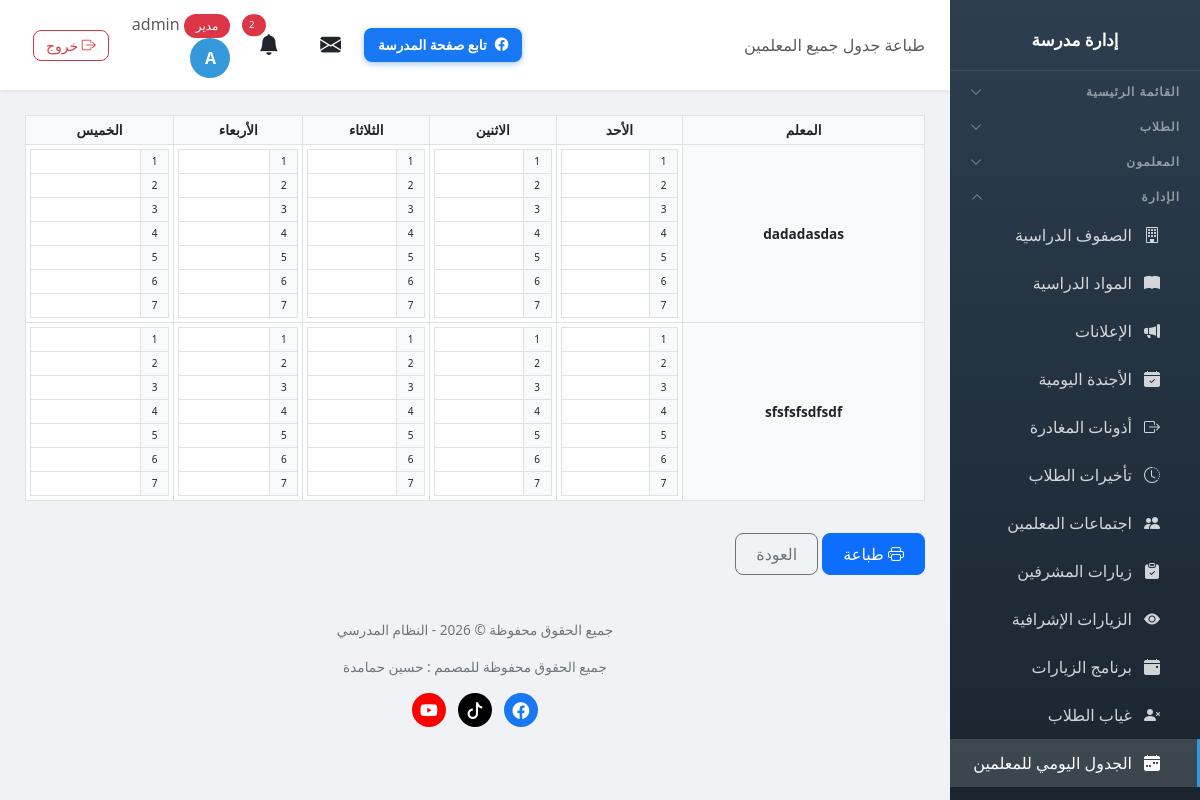
The page /schedule/print/all/ (signed in) on the database its author committed.
### school/models.py (models this page shows, shortened)
class Profile(models.Model):
    ROLE_CHOICES = [
        ('admin', 'مدير'),
        ('vice_principal', 'نائب مدير'),
        ('secretary', 'سكرتير'),
        ('teacher', 'معلم'),
        ('student', 'طالب'),
    ]
    user = models.OneToOneField(User, on_delete=models.CASCADE, related_name='profile')
    role = models.CharField('الدور', max_length=20, choices=ROLE_CHOICES, default='student')
    phone = models.CharField('رقم الهاتف', max_length=20, blank=True)

class Teacher(models.Model):
    user = models.OneToOneField(User, on_delete=models.CASCADE, related_name='teacher_profile')
    full_name = models.CharField('الاسم الكامل', max_length=200)
    email = models.EmailField('البريد الإلكتروني', blank=True)
    phone = models.CharField('رقم الهاتف', max_length=20, blank=True)
    id_number = models.CharField('رقم الهوية', max_length=50, blank=True, help_text='رقم هوية المعلم الوطني')
    hire_date = models.DateField('تاريخ التعيين', null=True, blank=True)
    birth_date = models.DateField('تاريخ الميلاد', null=True, blank=True)
    qualification = models.CharField('المؤهل العلمي', max_length=200, blank=True, help_text='مثال: بكالوريوس، ماجستير، دكتوراه')
    specialization = models.CharField('التخصص', max_length=200, blank=True, help_text='مثال: رياضيات، فيزياء، لغة عربية')
    classes = models.ManyToManyField(Class, verbose_name='الصفوف', blank=True, related_name='teachers')
    subjects = models.ManyToManyField(Subject, verbose_name='المواد', blank=True, related_name='teachers')
    plain_password = models.CharField('كلمة المرور', max_length=100, blank=True, help_text='تظهر لمدير المدرسة فقط')
    created_at = models.DateTimeField('تاريخ الإضافة', auto_now_add=True)
    class Meta:
        verbose_name = 'معلم'
        verbose_name_plural = 'المعلمون'

### school/views.py (the view)
# urls.py: path('schedule/print/all/', views.schedule_print_all, name='schedule_print_all'),
@login_required
def schedule_print_all(request):
    if not has_perm(request.user, 'schedule', 'view'):
        messages.error(request, 'ليس لديك صلاحية')
        return redirect('dashboard')
    teachers = Teacher.objects.all().order_by('full_name')
    entries = list(TeacherScheduleEntry.objects.all().select_related('teacher', 'subject', 'student_class'))
    return render(request, 'school/schedule_print_all.html', {
        'teachers': teachers,
        'entries': entries,
        'days': SCHEDULE_DAYS,
        'period_range': range(1, SCHEDULE_PERIODS + 1),
        'info': _schedule_info(),
        'today': date.today(),
    })

### templates/school/schedule_print_all.html (shortened to what this page needs)
{% extends 'school/base.html' %}
{% load static %}
{% block page_heading %}طباعة جدول جميع المعلمين{% endblock %}
{% block content %}
<div id="printArea">
    <div class="table-responsive">
        <table class="table table-bordered text-center align-middle table-sm">
            <thead>
                <tr>
                    <th class="bg-light">المعلم</th>
                    {% for day in days %}
                    <th class="bg-light">{{ day }}</th>
                    {% endfor %}
                </tr>
            </thead>
            <tbody>
                {% for t in teachers %}
                <tr>
                    <th class="bg-light">{{ t.full_name }}</th>
                    {% for day in days %}
                    <td class="p-1">
                        <table class="table table-bordered table-sm mb-0">
                            {% for p in period_range %}
                            <tr>
                                <td style="width: 28px; font-size: 10px; background: #f8f9fa;">{{ p }}</td>
                                <td style="font-size: 11px;">
                                </td>
                            </tr>
                            {% endfor %}
                        </table>
                    </td>
                    {% endfor %}
                </tr>
                {% empty %}
                <tr><td colspan="6" class="text-center text-muted">لا يوجد معلمون مسجلون.</td></tr>
                {% endfor %}
            </tbody>
        </table>
    </div>
</div>
<div class="mt-3 no-print">
    <button class="btn btn-primary" onclick="window.print()"><i class="bi bi-printer"></i> طباعة</button>
    <a href="{% url 'schedule_edit' %}" class="btn btn-outline-secondary">العودة</a>
</div>
{% endblock %}

### templates/school/base.html (shortened to what this page needs)
<!DOCTYPE html>
<html lang="ar" dir="rtl">
<head>
    <link href="https://cdn.jsdelivr.net/npm/bootstrap@5.3.0/dist/css/bootstrap.min.css" rel="stylesheet">
    <link href="https://cdn.jsdelivr.net/npm/bootstrap@5.3.0/dist/css/bootstrap.rtl.min.css" rel="stylesheet">
    <link rel="stylesheet" href="https://cdn.jsdelivr.net/npm/bootstrap-icons@1.11.0/font/bootstrap-icons.css">
    <link href="https://cdn.jsdelivr.net/npm/select2@4.1.0-rc.0/dist/css/select2.min.css" rel="stylesheet" />
    <link href="https://cdn.jsdelivr.net/npm/select2-bootstrap-5-theme@1.3.0/dist/select2-bootstrap-5-theme.rtl.min.css" rel="stylesheet" />
    <link rel="stylesheet" href="https://unpkg.com/leaflet@1.9.4/dist/leaflet.css" />
</head>
<body>
    {% if user.is_authenticated %}
    <div class="sidebar" id="sidebar">
        <div class="brand">
            <h4>إدارة مدرسة {{ school_info.name_ar }}</h4>
        </div>
        {% if user.is_authenticated %}
        <button class="nav-section nav-toggle" type="button" data-target="collapse-main" aria-expanded="false">
            <span>القائمة الرئيسية</span><i class="bi bi-chevron-down"></i>
        </button>
        {% if 'students_view' in user_perms or 'students_add' in user_perms or 'notes_view' in user_perms or 'levels_view' in user_perms or 'discipline_view' in user_perms or 'discipline_add' in user_perms %}
        <button class="nav-section nav-toggle" type="button" data-target="collapse-students" aria-expanded="false">
            <span>الطلاب</span><i class="bi bi-chevron-down"></i>
        </button>
        {% endif %}
        {% if 'teachers_view' in user_perms or 'teachers_add' in user_perms or 'nominations_view' in user_perms or 'guardians_view' in user_perms %}
        <button class="nav-section nav-toggle" type="button" data-target="collapse-teachers" aria-expanded="false">
            <span>المعلمون</span><i class="bi bi-chevron-down"></i>
        </button>
        {% endif %}
        {% if 'classes_view' in user_perms or 'subjects_view' in user_perms or 'announcements_view' in user_perms or 'agenda_view' in user_perms or 'leaves_view' in user_perms or 'lateness_view' in user_perms or 'meetings_view' in user_perms or 'supervisor_visits_view' in user_perms or 'inspection_visits_view' in user_perms or 'visit_program_view' in user_perms or 'absence_view' in user_perms or 'schedule_view' in user_perms or 'certificates_view' in user_perms or 'exams_view' in user_perms or 'survey_view' in user_perms %}
        <button class="nav-section nav-toggle" type="button" data-target="collapse-admin" aria-expanded="false">
            <span>الإدارة</span><i class="bi bi-chevron-down"></i>
        </button>
        <div class="nav-collapse" id="collapse-admin">
        {% endif %}
        {% if 'classes_view' in user_perms %}
        <a href="{% url 'class_list' %}" class="nav-link {% if 'class' in request.resolver_match.url_name %}active{% endif %}">
            <i class="bi bi-building"></i> الصفوف الدراسية
        </a>
        {% endif %}
        {% if 'subjects_view' in user_perms %}
        <a href="{% url 'subject_list' %}" class="nav-link {% if 'subject' in request.resolver_match.url_name %}active{% endif %}">
            <i class="bi bi-book-fill"></i> المواد الدراسية
        </a>
        {% endif %}
        {% if 'announcements_view' in user_perms %}
        <a href="{% url 'announcement_list' %}" class="nav-link {% if 'announcement' in request.resolver_match.url_name %}active{% endif %}">
            <i class="bi bi-megaphone-fill"></i> الإعلانات
        </a>
        {% endif %}
        {% if 'agenda_view' in user_perms %}
        <a href="{% url 'agenda_list' %}" class="nav-link {% if 'agenda' in request.resolver_match.url_name %}active{% endif %}">
            <i class="bi bi-calendar-check-fill"></i> الأجندة اليومية
        </a>
        {% endif %}
        {% if 'leaves_view' in user_perms %}
        <a href="{% url 'leave_list' %}" class="nav-link {% if 'leave' in request.resolver_match.url_name %}active{% endif %}">
            <i class="bi bi-box-arrow-right"></i> أذونات المغادرة
        </a>
        {% endif %}
        {% if 'lateness_view' in user_perms %}
        <a href="{% url 'lateness_list' %}" class="nav-link {% if 'lateness' in request.resolver_match.url_name %}active{% endif %}">
            <i class="bi bi-clock-history"></i> تأخيرات الطلاب
        </a>
        {% endif %}
        {% if 'meetings_view' in user_perms %}
        <a href="{% url 'meeting_list' %}" class="nav-link {% if 'meeting' in request.resolver_match.url_name %}active{% endif %}">
            <i class="bi bi-people-fill"></i> اجتماعات المعلمين
        </a>
        {% endif %}
        {% if 'supervisor_visits_view' in user_perms %}
        <a href="{% url 'supervisor_visit_list' %}" class="nav-link {% if 'supervisor_visit' in request.resolver_match.url_name %}active{% endif %}">
            <i class="bi bi-clipboard-check-fill"></i> زيارات المشرفين
        </a>
        {% endif %}
        {% if 'inspection_visits_view' in user_perms %}
        <a href="{% url 'inspection_visit_list' %}" class="nav-link {% if 'inspection_visit' in request.resolver_match.url_name %}active{% endif %}">
            <i class="bi bi-eye-fill"></i> الزيارات الإشرافية
        </a>
        {% endif %}
        {% if 'visit_program_view' in user_perms %}
        <a href="{% url 'visit_program_list' %}" class="nav-link {% if 'visit_program' in request.resolver_match.url_name %}active{% endif %}">
            <i class="bi bi-calendar-event-fill"></i> برنامج الزيارات
        </a>
        {% endif %}
        {% if 'absence_view' in user_perms %}
        <a href="{% url 'absence_list' %}" class="nav-link {% if 'absence' in request.resolver_match.url_name %}active{% endif %}">
            <i class="bi bi-person-x-fill"></i> غياب الطلاب
        </a>
        {% endif %}
        {% if 'schedule_view' in user_perms %}
        <a href="{% url 'schedule_edit' %}" class="nav-link {% if 'schedule' in request.resolver_match.url_name %}active{% endif %}">
            <i class="bi bi-calendar-week-fill"></i> الجدول اليومي للمعلمين
        </a>
        {% endif %}
        {% if 'survey_view' in user_perms %}
        <a href="{% url 'survey_report' %}" class="nav-link {% if 'survey' in request.resolver_match.url_name %}active{% endif %}">
        </a>
        {% endif %}
        {% if 'classes_view' in user_perms or 'subjects_view' in user_perms or 'announcements_view' in user_perms or 'agenda_view' in user_perms or 'leaves_view' in user_perms or 'lateness_view' in user_perms or 'meetings_view' in user_perms or 'supervisor_visits_view' in user_perms or 'inspection_visits_view' in user_perms or 'visit_program_view' in user_perms or 'absence_view' in user_perms or 'schedule_view' in user_perms or 'certificates_view' in user_perms or 'exams_view' in user_perms or 'survey_view' in user_perms %}
        </div>
        {% endif %}
        {% endif %}
    </div>
    <div class="main-content">
        <div class="top-bar">
            <div>
                <span class="d-none d-md-inline text-muted">{% block page_heading %}{% endblock %}</span>
            </div>
            <div style="display:flex; align-items:center; gap:10px;">
                <a href="https://www.facebook.com/ALMANSOUR.SCHOOL.YATTA" target="_blank" rel="noopener" class="btn btn-social-fb d-none d-md-inline-flex align-items-center gap-2">
                    <i class="bi bi-facebook"></i> تابع صفحة المدرسة
                </a>
                <div class="user-info">
                <div class="dropdown d-inline-block mx-2" id="messageBell">
                    <button class="btn btn-link text-reset position-relative p-1" type="button" data-bs-toggle="dropdown" aria-expanded="false" style="font-size: 1.3rem;">
                        <i class="bi bi-envelope-fill"></i>
                    </button>
                </div>
                <div class="dropdown d-inline-block mx-2" id="notificationBell">
                    <button class="btn btn-link text-reset position-relative p-1" type="button" data-bs-toggle="dropdown" aria-expanded="false" style="font-size: 1.3rem;">
                        <i class="bi bi-bell-fill"></i>
                        {% if unread_notifications_count > 0 %}
                        <span class="position-absolute top-0 start-100 translate-middle badge rounded-pill bg-danger" style="font-size: 0.6rem;">
                            {{ unread_notifications_count }}
                        </span>
                        {% endif %}
                    </button>
                </div>
                <a href="{% url 'my_account' %}" class="text-decoration-none text-reset">
                    <span class="text-muted d-none d-sm-inline">
                        <span class="badge bg-{% if user.profile.role == 'admin' %}danger{% elif user.profile.role == 'teacher' %}success{% else %}info{% endif %}">
                            {{ user.profile.get_role_display }}
                        </span>
                        {{ user.first_name|default:user.username }}
                    </span>
                    <div class="avatar">{{ user.first_name|first|default:user.username|first|upper }}</div>
                </a>
                <a href="{% url 'logout' %}" class="btn btn-sm btn-outline-danger ms-2" title="تسجيل الخروج">
                    <i class="bi bi-box-arrow-right"></i> <span class="d-none d-sm-inline">خروج</span>
                </a>
                </div>
                </div>
            </div>
        <div class="page-content">
            {% block content %}{% endblock %}
        </div>
        <div class="footer no-print">
            <p>جميع الحقوق محفوظة &copy; {% now "Y" %} - النظام المدرسي</p>
            <p>جميع الحقوق محفوظة للمصمم : حسين حمامدة</p>
            <p class="footer-social">
                <a href="https://www.facebook.com/hhamamdeh" target="_blank" rel="noopener" class="fb" title="فيسبوك" aria-label="فيسبوك"><i class="bi bi-facebook"></i></a>
                <a href="https://www.tiktok.com/@abuadelhamamdeh" target="_blank" rel="noopener" class="tt" title="تيك توك" aria-label="تيك توك"><i class="bi bi-tiktok"></i></a>
                <a href="https://www.youtube.com/@husseintech" target="_blank" rel="noopener" class="yt" title="يوتيوب" aria-label="يوتيوب"><i class="bi bi-youtube"></i></a>
            </p>
        </div>
    </div>
    {% endif %}
</body>
</html>

### rows shown on the page
Teacher: full_name "dadadasdas", period_range "1" "2" "3" "4" "5" "6" "7" "1" "2" "3" "4" "5" "6" "7" "1" "2" "3" "4" "5" "6" "7" "1" "2" "3" "4" "5" "6" "7" "1" "2" "3" "4" "5" "6" "7"
Teacher: full_name "sfsfsfsdfsdf", period_range "1" "2" "3" "4" "5" "6" "7" "1" "2" "3" "4" "5" "6" "7" "1" "2" "3" "4" "5" "6" "7" "1" "2" "3" "4" "5" "6" "7" "1" "2" "3" "4" "5" "6" "7"

### other values the page prints
{{ unread_notifications_count }} "2"
{{ user.profile.get_role_display }} "مدير"
{{ user.first_name|default:user.username }} "admin"
{{ user.first_name|first|default:user.username|first|upper }} "A"
{{ day }} "الأحد" "الاثنين" "الثلاثاء" "الأربعاء" "الخميس"
